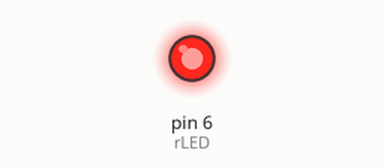
The sketch below on a simulated Arduino Uno, built with avr-gcc and run on an emulated ATmega328P. On the bench: output pins drawn as LEDs (lit = HIGH).

Above: at 0.05 s.
At 0.75 s:
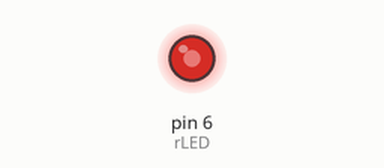
At 1.5 s:
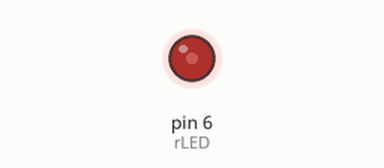
At 2.4 s:
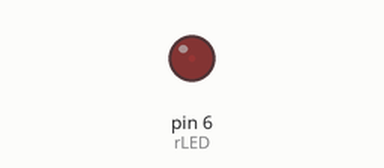
Timing chart, 0 to 5.5 s (numbered marks = the images above):
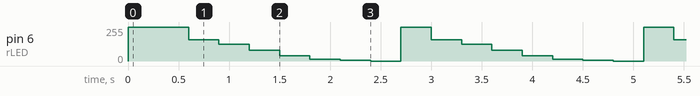

Measured:
- by itself, pin 6 (rLED): repeats every 2.4 s: 160/255 0.30 s, 127/255 0.30 s, 80/255 0.30 s, 40/255 0.30 s, 15/255 0.30 s, 5/255 0.30 s, 0/255 0.30 s, 255/255 0.30 s

The sketch:

exercicio_6_ledDIM.ino
```cpp
int rLED = 6;
int dlyTroca = 300;
int brilho = 255;

//não sei ainda se vou alterar a int ou setar
//vários brilhos
void setup()
{
  pinMode(rLED, OUTPUT);
}

void loop()
{
 analogWrite(rLED, brilho);
 brilho = 255;
 delay(dlyTroca);
 analogWrite(rLED, brilho);
 brilho = 160;
 delay(dlyTroca);
 analogWrite(rLED, brilho);
 brilho = 127;
 delay(dlyTroca);
 analogWrite(rLED, brilho);
 brilho = 80;
 delay(dlyTroca);
 analogWrite(rLED, brilho);
 brilho = 40;
 delay(dlyTroca);
 analogWrite(rLED, brilho);
 brilho = 15;
 delay(dlyTroca);
 analogWrite(rLED, brilho);
 brilho = 5;
 delay(dlyTroca);
 analogWrite(rLED, brilho);
 brilho = 0;
 delay(dlyTroca);
}
```
